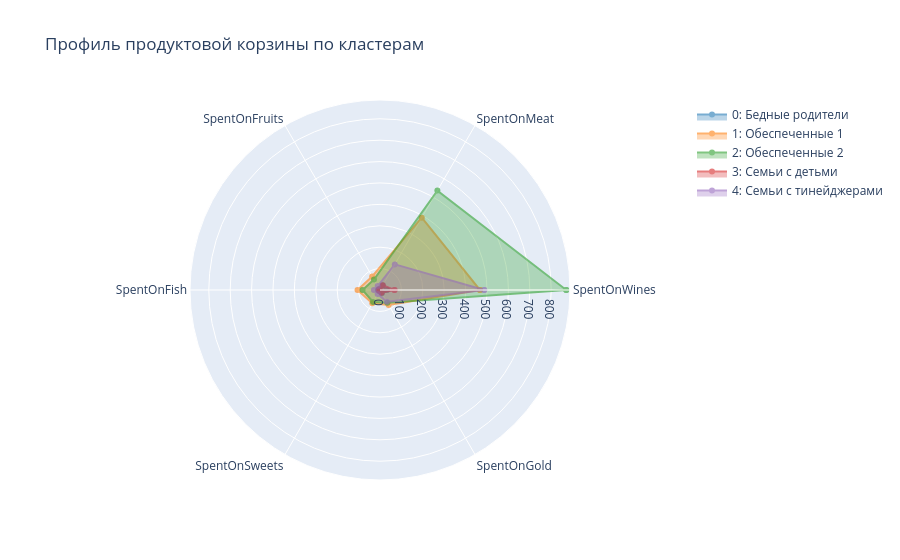

Notebook code for this chart:
### Code cell
import plotly.graph_objects as go

# Выбираем категории трат
categories =['SpentOnWines', 'SpentOnMeat', 'SpentOnFruits', 'SpentOnFish', 'SpentOnSweets', 'SpentOnGold']

# Считаем средние значения для каждого кластера
radar_data = df.groupby(km_clusters)[categories].mean().reset_index()

fig = go.Figure()

colors =['#1f77b4', '#ff7f0e', '#2ca02c', '#d62728', '#9467bd']
cluster_names =[
    '0: Бедные родители', 
    '1: Обеспеченные 1', 
    '2: Обеспеченные 2', 
    '3: Семьи с детьми', 
    '4: Семьи с тинейджерами'
]

# Рисуем многоугольник для каждого кластера
for i, row in radar_data.iterrows():
    fig.add_trace(go.Scatterpolar(
        r=row[categories].values.tolist() + [row[categories].values[0]], 
        theta=categories + [categories[0]],
        fill='toself',
        name=cluster_names[i],
        line_color=colors[i],
        opacity=0.6
    ))

fig.update_layout(
    polar=dict(
        radialaxis=dict(visible=True)
    ),
    title="Профиль продуктовой корзины по кластерам",
    showlegend=True
)

fig.show()

### Figure 1 — Plotly figure (JSON) as saved in the notebook; plotly's stock layout.template omitted (floating-point values rounded to 4 significant figures)
{"data": [{"fill": "toself", "line": {"color": "#1f77b4"}, "name": "0: Бедные родители", "opacity": 0.6, "r": [31.67, 25.38, 6.081, 9.292, 6.195, 17.04, 31.67], "theta": ["SpentOnWines", "SpentOnMeat", "SpentOnFruits", "SpentOnFish", "SpentOnSweets", "SpentOnGold", "SpentOnWines"], "type": "scatterpolar"}, {"fill": "toself", "line": {"color": "#ff7f0e"}, "name": "1: Обеспеченные 1", "opacity": 0.6, "r": [466.9, 390.3, 72.93, 105.1, 72.03, 80.85, 466.9], "theta": ["SpentOnWines", "SpentOnMeat", "SpentOnFruits", "SpentOnFish", "SpentOnSweets", "SpentOnGold", "SpentOnWines"], "type": "scatterpolar"}, {"fill": "toself", "line": {"color": "#2ca02c"}, "name": "2: Обеспеченные 2", "opacity": 0.6, "r": [870.3, 536.3, 56.32, 81.52, 64.83, 69.03, 870.3], "theta": ["SpentOnWines", "SpentOnMeat", "SpentOnFruits", "SpentOnFish", "SpentOnSweets", "SpentOnGold", "SpentOnWines"], "type": "scatterpolar"}, {"fill": "toself", "line": {"color": "#d62728"}, "name": "3: Семьи с детьми", "opacity": 0.6, "r": [67.75, 25.77, 4.559, 6.452, 4.682, 15.0, 67.75], "theta": ["SpentOnWines", "SpentOnMeat", "SpentOnFruits", "SpentOnFish", "SpentOnSweets", "SpentOnGold", "SpentOnWines"], "type": "scatterpolar"}, {"fill": "toself", "line": {"color": "#9467bd"}, "name": "4: Семьи с тинейджерами", "opacity": 0.6, "r": [487.2, 138.2, 21.41, 28.47, 22.03, 63.92, 487.2], "theta": ["SpentOnWines", "SpentOnMeat", "SpentOnFruits", "SpentOnFish", "SpentOnSweets", "SpentOnGold", "SpentOnWines"], "type": "scatterpolar"}], "layout": {"polar": {"radialaxis": {"visible": true}}, "showlegend": true, "title": {"text": "Профиль продуктовой корзины по кластерам"}}}
